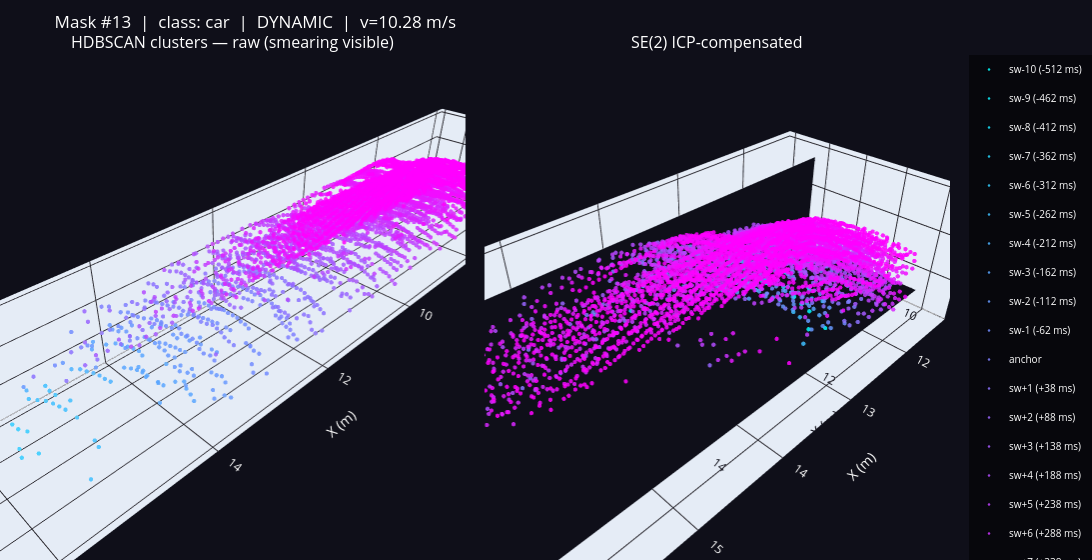
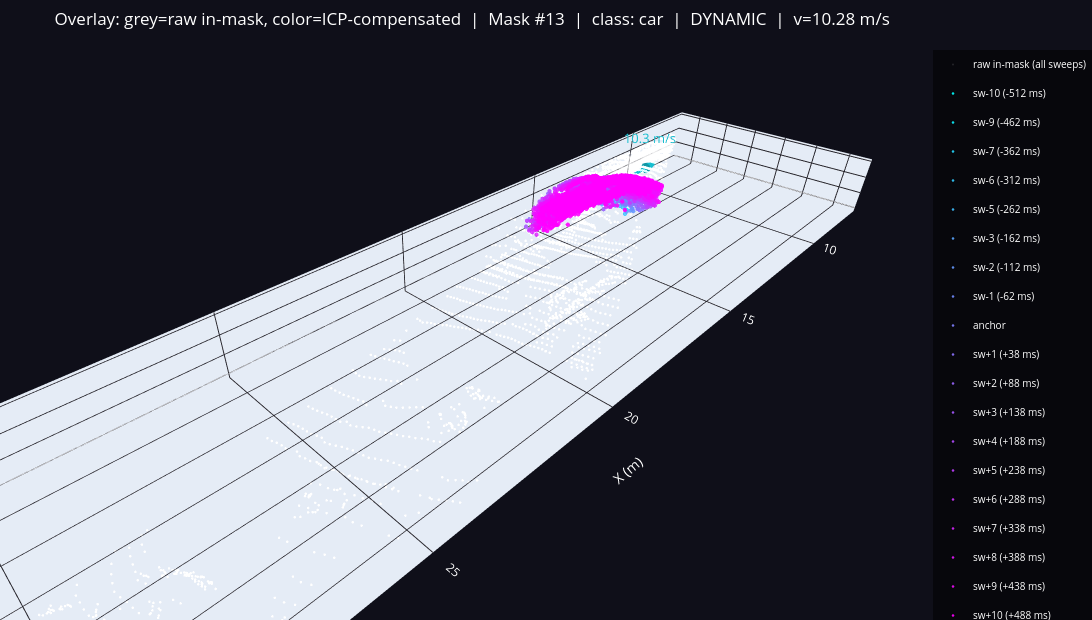

Source (notebook cell) for these figures, in order:
### Code cell
import pandas as pd
from plotly.subplots import make_subplots

assert 0 <= MASK_IDX < len(mask_results), \
    f'MASK_IDX={MASK_IDX} out of range [0, {len(mask_results)-1}]'
_mr     = mask_results[MASK_IDX]
_status = 'DYNAMIC' if _mr['is_dynamic'] else 'static'
_title  = (f'Mask #{MASK_IDX}  |  class: {_mr["prompt"]}  |  '
           f'{_status}  |  v={_mr["velocity_mps"]:.2f} m/s')

# ── 10a: Mask overlay on anchor image ─────────────────────────────────────────
_ov  = img_rgb.copy()
_m2d = sam3_masks[MASK_IDX]['binary_mask']
_cr  = MASK_COLORS(MASK_IDX)
_col = np.array([int(_cr[0]*255), int(_cr[1]*255), int(_cr[2]*255)])
_ov[_m2d] = (_ov[_m2d] * 0.3 + _col * 0.7).astype(np.uint8)

_fig_ov, _ax_ov = plt.subplots(figsize=(14, 4), facecolor='#111111')
_ax_ov.imshow(_ov)
_ax_ov.axis('off')
_ax_ov.set_title(_title, color='white', fontsize=12)
_fig_ov.patch.set_facecolor('#111111')
plt.tight_layout(); plt.show()

# ── 10b: Side-by-side 3D: HDBSCAN clusters (raw) vs ICP-compensated ───────────
# Left  = per-sweep HDBSCAN clusters, uncompensated  → smearing visible
# Right = same clusters after SE(2) ICP → should collapse to one surface
_cmap3 = plt.colormaps.get_cmap('cool').resampled(len(sweep_data))

def _sw_rgb(i):
    c = _cmap3(i)
    return f'rgb({int(c[0]*255)},{int(c[1]*255)},{int(c[2]*255)})'

_fig3 = make_subplots(
    rows=1, cols=2,
    subplot_titles=['HDBSCAN clusters — raw (smearing visible)',
                    'SE(2) ICP-compensated'],
    specs=[[{'type': 'scatter3d'}, {'type': 'scatter3d'}]],
    horizontal_spacing=0.02,
)

for _i, _s in enumerate(sweep_data):
    _col3  = _sw_rgb(_i)
    _sw_lb = ('anchor' if _s['rel_idx'] == 0
              else f'sw{_s["rel_idx"]:+d} ({_s["dt_ms"]:+.0f} ms)')

    _raw = _mr['per_sweep_pts'][_i]
    if _raw is not None and len(_raw) > 0:
        _fig3.add_trace(go.Scatter3d(
            x=_raw[:, 0], y=_raw[:, 1], z=_raw[:, 2], mode='markers',
            marker=dict(size=2.5, color=_col3, opacity=0.85),
            name=_sw_lb, legendgroup=_sw_lb, showlegend=True,
        ), row=1, col=1)

    _comp = _mr['pts_comp_per_sw'][_i]
    if _comp is not None and len(_comp) > 0:
        _fig3.add_trace(go.Scatter3d(
            x=_comp[:, 0], y=_comp[:, 1], z=_comp[:, 2], mode='markers',
            marker=dict(size=2.5, color=_col3, opacity=0.85),
            name=_sw_lb, legendgroup=_sw_lb, showlegend=False,
        ), row=1, col=2)

_sc = dict(
    xaxis_title='X (m)', yaxis_title='Y (m)', zaxis_title='Z (m)',
    aspectmode='data', bgcolor='rgb(15,15,25)',
    xaxis=dict(gridcolor='rgba(255,255,255,0.08)', color='white'),
    yaxis=dict(gridcolor='rgba(255,255,255,0.08)', color='white'),
    zaxis=dict(gridcolor='rgba(255,255,255,0.08)', color='white'),
)
_fig3.update_layout(
    title=_title, scene=_sc, scene2=_sc,
    scene_camera=dict(up=dict(x=0, y=0, z=1)),
    scene2_camera=dict(up=dict(x=0, y=0, z=1)),
    paper_bgcolor='rgb(15,15,25)', font=dict(color='white'),
    legend=dict(bgcolor='rgba(0,0,0,0.5)', font=dict(size=10)),
    width=1200, height=560, margin=dict(l=0, r=0, t=55, b=0),
    uirevision='shared',
)
_fig3.show()

# ── 10c: Per-sweep ICP table ──────────────────────────────────────────────────
_df = pd.DataFrame(_mr['icp_records'])
for _cn in ['tx', 'ty', 'yaw_deg']:
    _df[_cn] = _df[_cn].round(3)
for _cn in ['fitness', 'rmse']:
    _df[_cn] = _df[_cn].round(4)
display(_df[['rel_idx', 'method', 'tx', 'ty', 'yaw_deg', 'fitness', 'rmse']])

# ── 10d: Overlay — grey=raw aggregated (all in-mask pts, no HDBSCAN/ICP)
#                   color=ICP-compensated clusters (per-sweep, colour by sweep)
# Use this to judge whether the ICP alignment and orientation arrow make sense
# relative to the full unfiltered point cloud context.
_fig_ov3 = go.Figure()

# Grey background: all raw in-mask points from every sweep (before any filtering)
_raw_all_parts = [p for p in _mr['per_sweep_pts_mask'] if p is not None and len(p) > 0]
_raw_all = (
    np.concatenate(_raw_all_parts, axis=0)
    if _raw_all_parts else np.empty((0, 3), np.float32)
)
if len(_raw_all) > 0:
    _fig_ov3.add_trace(go.Scatter3d(
        x=_raw_all[:, 0], y=_raw_all[:, 1], z=_raw_all[:, 2],
        mode='markers',
        marker=dict(size=1.5, color='rgba(180,180,180,0.18)'),
        name='raw in-mask (all sweeps)',
        showlegend=True,
    ))

# Coloured: ICP-compensated per-sweep clusters
for _i, _s in enumerate(sweep_data):
    _comp = _mr['pts_comp_per_sw'][_i]
    if _comp is None or len(_comp) == 0:
        continue
    _col3  = _sw_rgb(_i)
    _sw_lb = ('anchor' if _s['rel_idx'] == 0
              else f'sw{_s["rel_idx"]:+d} ({_s["dt_ms"]:+.0f} ms)')
    _fig_ov3.add_trace(go.Scatter3d(
        x=_comp[:, 0], y=_comp[:, 1], z=_comp[:, 2],
        mode='markers',
        marker=dict(size=2.5, color=_col3, opacity=0.90),
        name=_sw_lb,
        legendgroup=_sw_lb,
    ))

# Orientation arrow (same as §12)
_final = _mr['pts_comp_all']
if len(_final) > 0:
    _cx = float(_final[:, 0].mean())
    _cy = float(_final[:, 1].mean())
    _cz = float(_final[:, 2].mean())
    _hdg = _mr['heading_rad']
    if not np.isnan(_hdg):
        _ARROW = 2.5
        _dx = float(np.cos(_hdg)) * _ARROW
        _dy = float(np.sin(_hdg)) * _ARROW
        _tx, _ty, _tz = _cx + _dx, _cy + _dy, _cz
        _arrow_color = f'rgb({int(_cr[0]*255)},{int(_cr[1]*255)},{int(_cr[2]*255)})'
        _fig_ov3.add_trace(go.Scatter3d(
            x=[_cx, _tx], y=[_cy, _ty], z=[_cz, _tz],
            mode='lines', line=dict(color=_arrow_color, width=6),
            name='orientation', showlegend=True,
        ))
        _fig_ov3.add_trace(go.Cone(
            x=[_tx], y=[_ty], z=[_tz],
            u=[float(np.cos(_hdg))], v=[float(np.sin(_hdg))], w=[0.0],
            sizemode='absolute', sizeref=0.7,
            colorscale=[[0, _arrow_color], [1, _arrow_color]],
            showscale=False, showlegend=False,
        ))
        _hdg_s = 'motion' if _mr['is_dynamic'] else 'PCA'
        _vel   = _mr['velocity_mps']
        _vtxt  = f'{_vel:.1f} m/s' if _mr['is_dynamic'] else f'{np.degrees(_hdg):.0f} deg ({_hdg_s})'
        _fig_ov3.add_trace(go.Scatter3d(
            x=[_tx], y=[_ty], z=[_tz + 0.35],
            mode='text', text=[_vtxt],
            textfont=dict(color=_arrow_color, size=13),
            showlegend=False,
        ))

_fig_ov3.update_layout(
    title=(f'Overlay: grey=raw in-mask, color=ICP-compensated  |  {_title}'),
    scene=dict(
        xaxis_title='X (m)', yaxis_title='Y (m)', zaxis_title='Z (m)',
        aspectmode='data', bgcolor='rgb(15,15,25)',
        xaxis=dict(gridcolor='rgba(255,255,255,0.08)', color='white'),
        yaxis=dict(gridcolor='rgba(255,255,255,0.08)', color='white'),
        zaxis=dict(gridcolor='rgba(255,255,255,0.08)', color='white'),
    ),
    paper_bgcolor='rgb(15,15,25)', font=dict(color='white'),
    legend=dict(bgcolor='rgba(0,0,0,0.5)', font=dict(size=10)),
    width=1100, height=620, margin=dict(l=0, r=0, t=50, b=0),
)
_fig_ov3.show()
